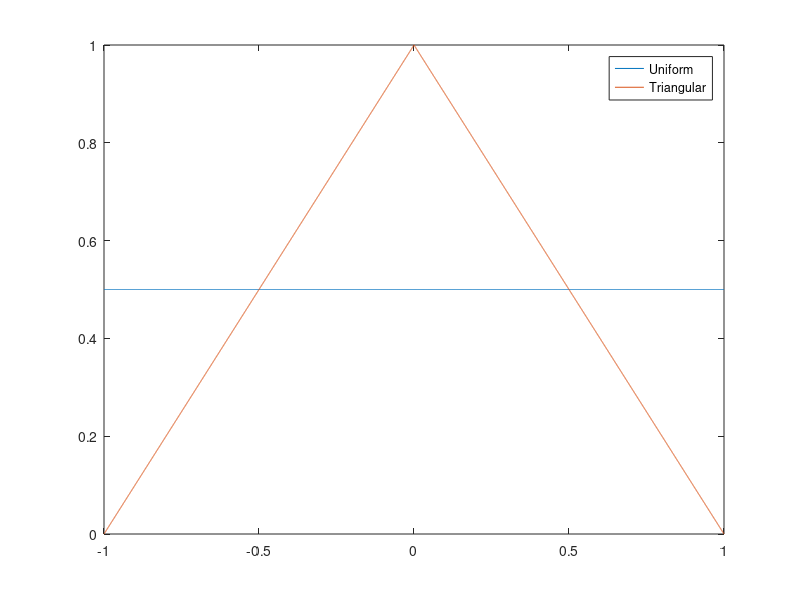
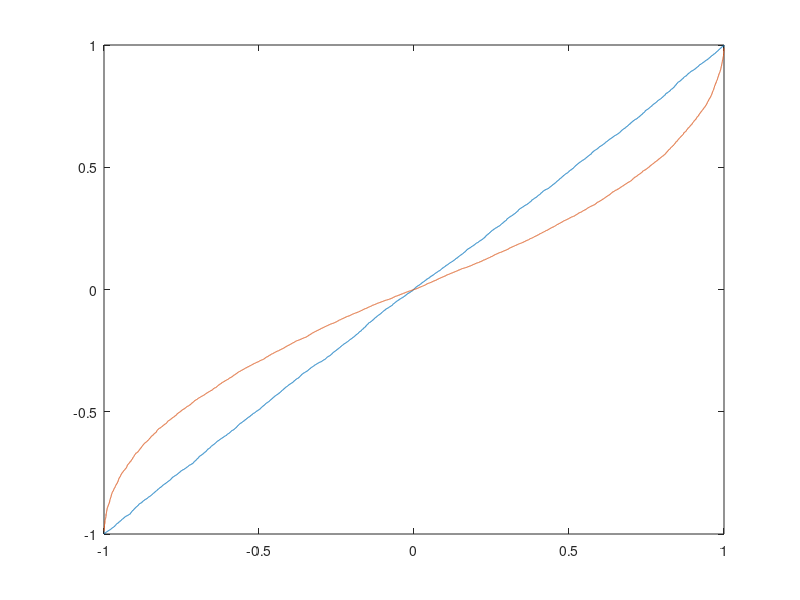
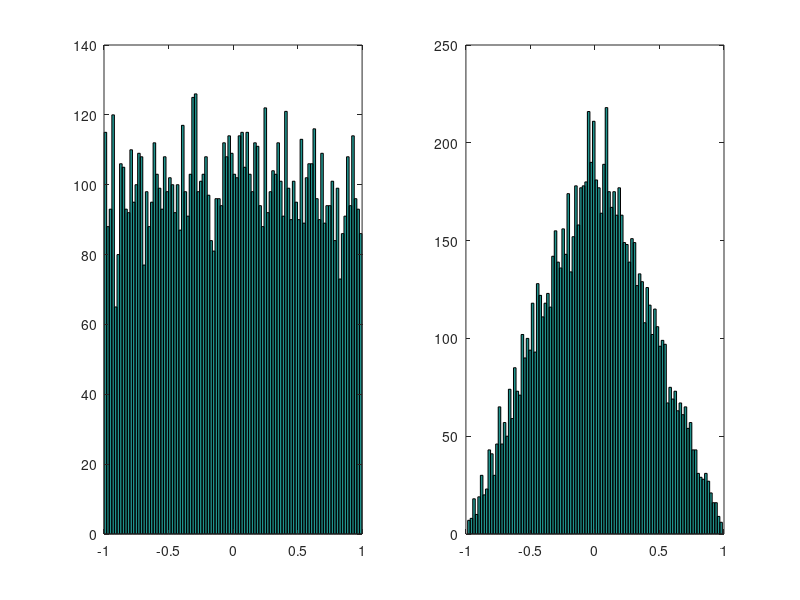
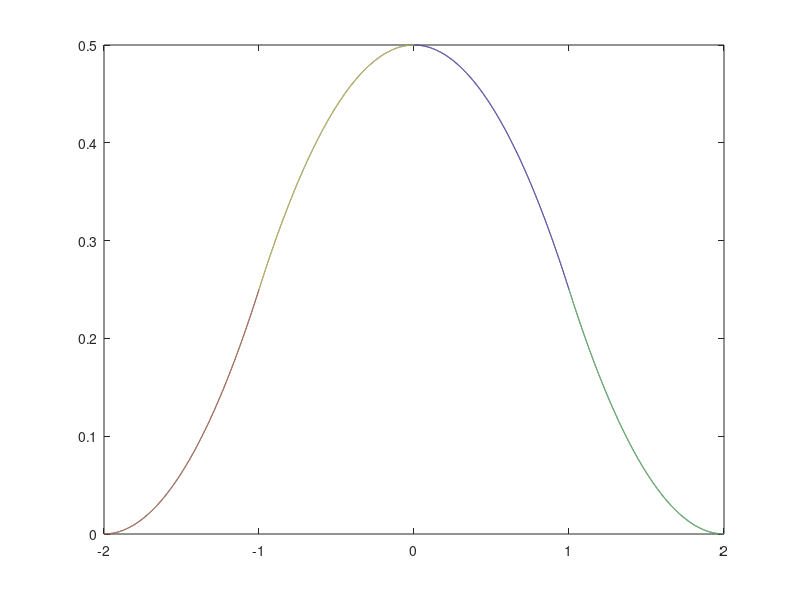

The MATLAB script that drew these images, in order: (Note: this script raises an error after producing the figures.)
clc; close all; clear;
N = 10000;
x = linspace(-1,1,N);
PDFn1 = makedist('uniform','lower',-1,'upper',1);
PDFn2 = makedist('triangular','a',-1,'b',0,'c',1);
pdfn1 = pdf(PDFn1,x);
intN1 = trapz(x,pdfn1);
pdfn2 = pdf(PDFn2,x);
intN2 = trapz(x,pdfn2);

figure()
plot(x,pdfn1, x, pdfn2);
legend('Uniform', 'Triangular');

%Create Random Stream of -1 or 1V
stream = round(rand(1,N));
[~,Ind,~] = find(stream == 0);
stream(Ind) = -1;

z = linspace(0,N);
y = linspace(0,N);
for j = 1: N
    z(j) = random(PDFn1);
    y(j) = random(PDFn2);
end
figure()
plot(x,sort(z),x,sort(y));

figure()
subplot(1,2,1);
hist(z,100);
subplot(1,2,2);
hist(y,100);

%Time Domain Representation
time = linspace(-2,2,19999);
convolution = conv(pdfn1,pdfn2)./((length(time))/4);
figure()
plot(time, convolution);
intN = trapz(time, convolution);
hold on;
t1 = linspace(-2,-1,1000);
p1 = 0.25*(t1+2).^2;
plot(t1,p1);
t2 = linspace(-1,0,1000);
p2 = 0.50*(1 - (t2.^2)/2);
plot(t2,p2);
t3 = linspace(0,1,1000);
p3 = 0.50*(1 - (t3.^2)/2);
plot(t3,p3);
t4 = linspace(1,2,1000);
p4 = 0.25*(t4-2).^2;
plot(t4,p4);
hold off

pdfNN = pdf();
figure()
plot(pdfNN);
ux = mean(pdfNN);
disp(ux);
